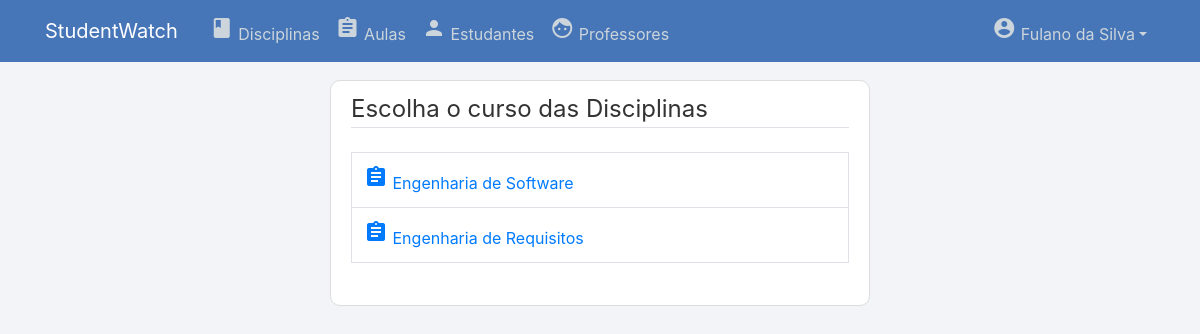
/filtrarDisciplina/ (signed in), run on the app's committed database.
### users/models.py (models this page shows, shortened)
class User(AbstractUser):
    username = models.EmailField(_('username'), unique=False)
    email = models.EmailField(_('email address'), unique=True)
    tipo = models.CharField(max_length=100)

### manager/models.py (models this page shows, shortened)
class Curso(models.Model):
    nome = models.CharField(max_length=100)
    descricao = models.TextField(max_length=500)
    coordenador = models.ForeignKey(CoordenadorProfile, on_delete=models.SET_NULL, null=True)

### manager/views.py (the view)
# urls.py: path('filtrarDisciplina/', views.filtrarDisciplina, name='filtrarDisciplina'),
@login_required
@permission_required("manager.view_disciplina", raise_exception=True)
def filtrarDisciplina(request):
    if request.user.tipo == "Coordenador":
        cursos = Curso.objects.filter(coordenador = request.user.coordenador_profile.id)
    else:
        cursos = Curso.objects.all()
    if(cursos == [] or not cursos):
        cursos = None
        messages.warning(request, f"Não há cursos")
    context = {
        'cursos': cursos,
    }
    return render(request, 'manager/filtrar-disciplina.html', context)

### manager/templates/manager/filtrar-disciplina.html
{% extends "page/base.html" %}
{% block content %}
    <div class="content-section">
        <fieldset class="form-group">
            <legend class="border-bottom mb-4">Escolha o curso das Disciplinas</legend>
            <table class="table table-bordered">
                {% for curso in cursos %}
                <tr>
                    <td>
                        <a href="{% url 'gerenciarDisciplina' curso.id %}"><span class="material-icons">assignment</span> {{ curso.nome }}</a>
                    </td>
                </tr>
                {% endfor %}
            </table>
        </fieldset>
    </div>
{% endblock content %}

### page/templates/page/base.html (shortened to what this page needs)
{% load static %}
<!DOCTYPE html>
<html lang="en">
<head>
    <link rel="stylesheet" href="https://stackpath.bootstrapcdn.com/bootstrap/4.1.3/css/bootstrap.min.css">
    <link rel="stylesheet" type="text/css" href="{% static 'page/main.css' %}">
    <link rel="stylesheet" href="https://code.jquery.com/ui/1.12.1/themes/base/jquery-ui.css" />
</head>
<body>
    <header class="site-header">
        <nav class="navbar navbar-expand-md navbar-dark bg-steel fixed-top">
          <div class="container">
            {% if user.is_authenticated and user.is_staff %}
              <a class="navbar-brand mr-4" href="{% url 'page-home' %}">StudentWatch | <b>Admin</b></a>
            {% else %}
              <a class="navbar-brand mr-4" href="{% url 'page-home' %}">StudentWatch</a>
            {% endif %}
            <div class="collapse navbar-collapse" id="navbarToggle">
              <div class="navbar-nav mr-auto">
              {% if user.is_authenticated and user.tipo == "Coordenador" %}
                  <a class="nav-item nav-link" href="{% url 'filtrarDisciplina' %}"><span class="material-icons">book</span> Disciplinas</a>
                  <a class="nav-item nav-link" href="{% url 'filtrarAula' %}"><span class="material-icons">assignment</span> Aulas</a>
                  <a class="nav-item nav-link" href="{% url 'filtrarEstudante' %}"><span class="material-icons">person</span> Estudantes</a>
                  <a class="nav-item nav-link" href="{% url 'filtrarProfessor' %}"><span class="material-icons">face</span> Professores</a>
              {% endif %}
              </div>
              <div class="navbar-nav">
                {% if user.is_authenticated %}
                  <div class="nav-item dropdown">
                    <a class="nav-link dropdown-toggle" data-toggle="dropdown" href="#" role="button" aria-haspopup="true" aria-expanded="false"><span class="material-icons">account_circle</span> {{ user.first_name }} {{ user.last_name }}</a>
                  </div>
                {% else %}
                  <a class="nav-item nav-link" href="{% url 'login' %}"><span class="material-icons">login</span></a>
                {% endif %}
              </div>
            </div>
          </div>
        </nav>
    </header>
    <main role="main" class="container">
        <div class="row">
          <div class="col-sm-3"></div>
          <div class="col-md-6">
            {% block content %}{% endblock %}
          </div>
          <div class="col-sm-3"></div>
        </div>
      </main>
</body>
</html>

### page/static/page/main.css (style rules this page uses)
body { background: #f2f4f7; color: #333333; margin-top: 5rem; }
.bg-steel { background-color: #4675b8; }
.site-header .navbar-nav .nav-link { color: #cbd5db; }
.content-section { background: #ffffff; padding: 10px 20px; border: 1px solid #dddddd; border-radius: 10px; margin-bottom: 20px; }

### data on the page
User: first_name "Fulano", last_name "da Silva"
Curso: nome "Engenharia de Software"
Curso: nome "Engenharia de Requisitos"
